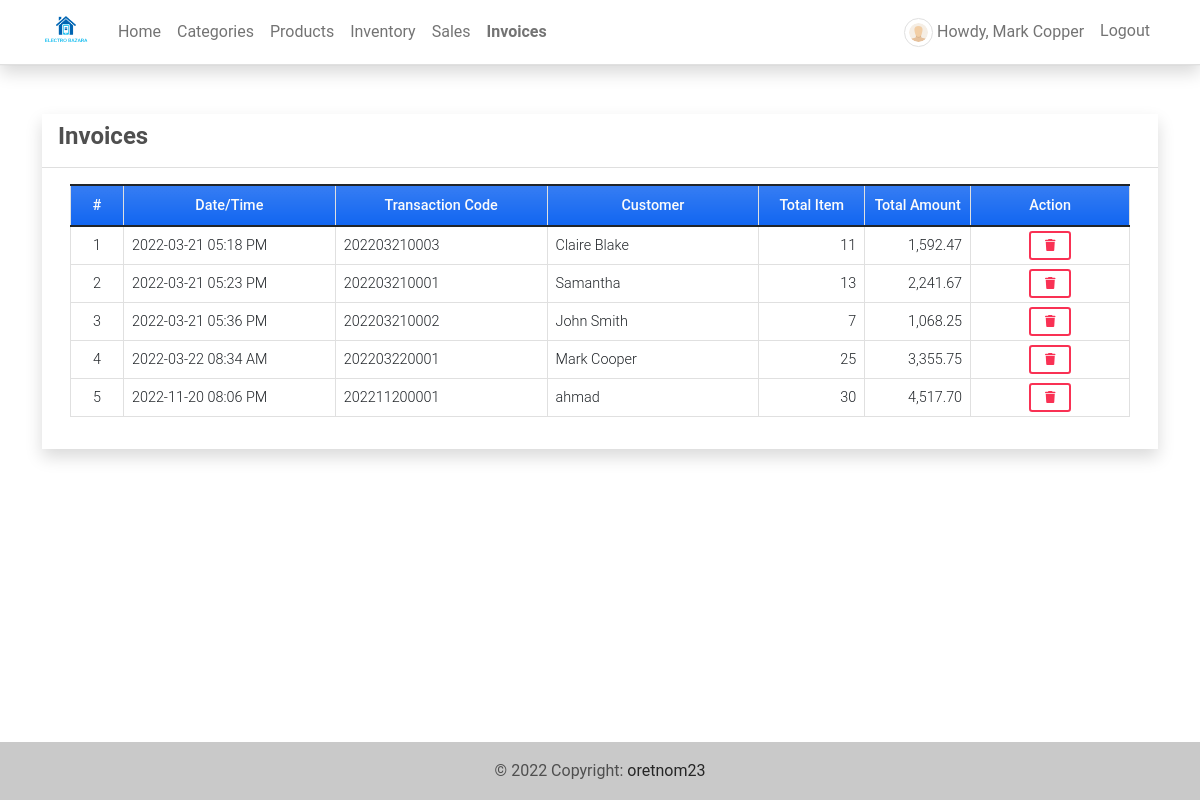
The page /invoices (signed in) on the database as committed earlier.
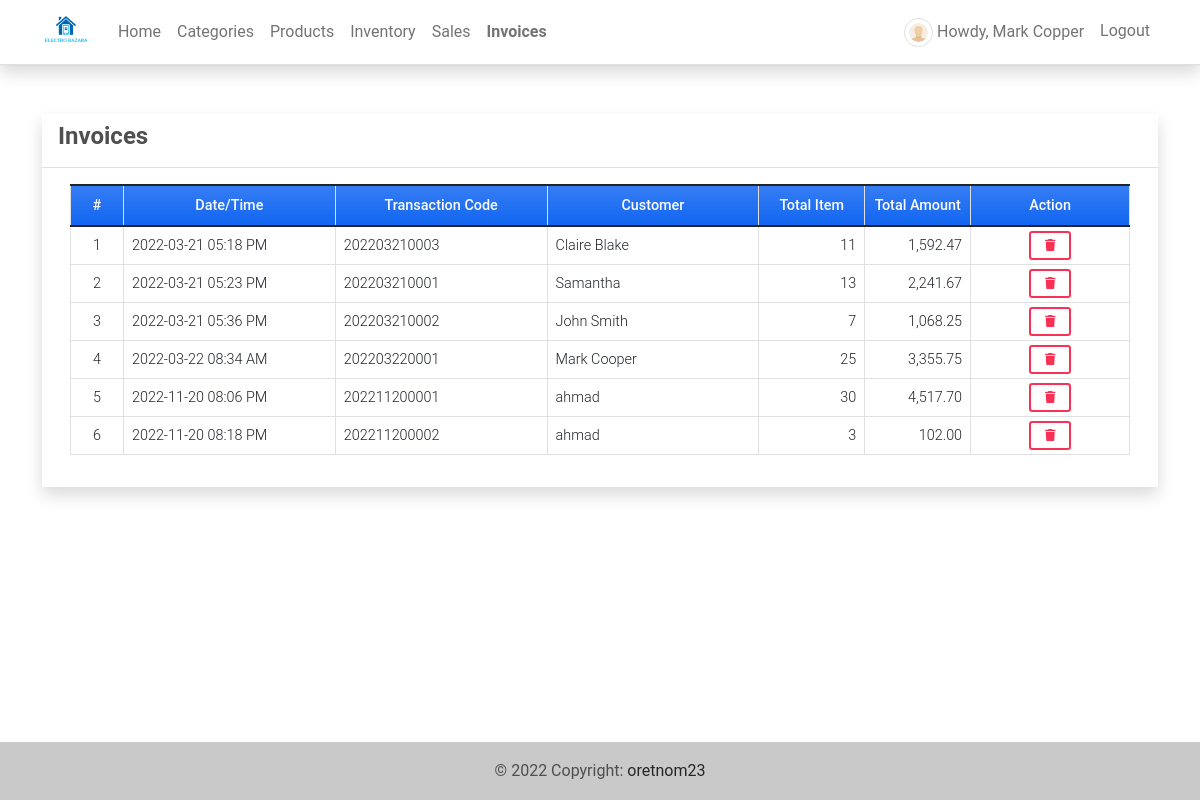
The same page on the database as committed later.
### imsApp/models.py (models this page shows, shortened)
class Invoice(models.Model):
    transaction = models.CharField(max_length=250)
    customer = models.CharField(max_length=250)
    total = models.FloatField(default=0)
    date_created = models.DateTimeField(default=timezone.now)
    date_updated = models.DateTimeField(auto_now=True)
    def item_count(self):
        return Invoice_Item.objects.filter(invoice=self).aggregate(Sum('quantity'))['quantity__sum']

### imsApp/views.py (the view)
# urls.py: path('invoices', views.invoices, name='invoice-page'),
@login_required
def invoices(request):
    invoice = Invoice.objects.all()
    context['page_title'] = 'Invoices'
    context['invoices'] = invoice
    return render(request, 'invoices.html', context)

### imsApp/templates/invoices.html (shortened to what this page needs)
{% extends 'base.html' %} {% load humanize %} {% block pageContent %}
<div class="col-lg-12 col-md-12 col-sm-12 col-xs-12">
    <div class="card card-default rounded-0 shadow ">
        <div class="card-header">
            <div class="d-flex w-100 align-items-center justify-content-between">
                <h4 class="card-title fw-bold">Invoices</h4>
            </div>
        </div>
        <div class="card-body">
            <div class="container-fluid">
                <table class="table table-bordered" id="invoice-list">
                    <colgroup>
                        <col width="5%">
                        <col width="20%">
                        <col width="20%">
                        <col width="20%">
                        <col width="10%">
                        <col width="10%">
                        <col width="15%">
                    </colgroup>
                    <thead>
                        <tr class="bg-gradient bg-primary bg-opacity-50 text-light">
                            <th class="px-2 py-2 text-center">#</th>
                            <th class="px-2 py-2 text-center">Date/Time</th>
                            <th class="px-2 py-2 text-center">Transaction Code</th>
                            <th class="px-2 py-2 text-center">Customer</th>
                            <th class="px-2 py-2 text-center">Total Item</th>
                            <th class="px-2 py-2 text-center">Total Amount</th>
                            <th class="px-2 py-2 text-center">Action</th>
                        </tr>
                    </thead>
                    <tbody>
                        {% for invoice in invoices %}
                        <tr>
                            <td class="px-2 py-1 align-middle text-center">{{ forloop.counter }}</td>
                            <td class="px-2 py-1 align-middle">{{ invoice.date_created|date:"Y-m-d h:i A" }}</td>
                            <td class="px-2 py-1 align-middle">{{ invoice.transaction }}</td>
                            <td class="px-2 py-1 align-middle">{{ invoice.customer }}</td>
                            <td class="px-2 py-1 align-middle text-end">{{ invoice.item_count|floatformat:0|intcomma }}</td>
                            <td class="px-2 py-1 align-middle text-end">{{ invoice.total|floatformat:2|intcomma }}</td>
                            <td class="px-2 py-1 align-middle text-center">
                                <button class="btn btn-outline-danger btn-sm delete-data" type="button" data-id="{{ invoice.pk }}" title="Delete">
                                    <i class="fa fa-trash"></i>
                                </button>
                            </td>
                        </tr>
                        {% endfor %}
                    </tbody>
                </table>
            </div>
        </div>
    </div>
</div>
{% endblock pageContent %}

### imsApp/templates/base.html (shortened to what this page needs)
{% load static %}
<!DOCTYPE html>
<html lang="en">
<head>
    <link rel="stylesheet" href="{% static 'assets/font-awesome/css/all.min.css' %}">
    <link rel="stylesheet" href="{% static 'assets/bootstrap/css/bootstrap.min.css' %}">
    <link rel="stylesheet" href="{% static 'assets/select2/dist/css/select2.min.css' %}">
    <link rel="stylesheet" href="{% static 'assets/mdb-blogtemplate/css/mdb.min.css' %}" />
    <link rel="stylesheet" href="{% static 'assets/DataTables/datatables.min.css' %}" />
    <link rel="stylesheet" href="{% static 'assets/default/css/style.css' %}">
</head>
<body class="">
    {% block TopNavigation %} {% include "TopNavigation.html" %} {% endblock TopNavigation %}
    <main class="py-5">
        <div class="container mb-3">
             {% block pageContent %} {% endblock pageContent %}
        </div>
    </main>
    <footer class="bg-light text-lg-start">
        <div class="text-center p-3" style="background-color: rgba(0, 0, 0, 0.2);">
            © {% now 'Y' %} Copyright:
            <a class="text-dark" href="https://sourcecodester.com/tips23" target="_blank">oretnom23</a>
        </div>
    </footer>
</body>
</html>

### imsApp/templates/topNavigation.html (shortened to what this page needs)
{% load static %}
<header>
    <nav class="navbar navbar-expand-lg navbar-light bg-white fixed-top shadow border-bottom">
        <div class="container">
            <a class="navbar-brand" target="_blank" href="{% url 'home-page' %}">
                <img src="{{ MEDIA_URL }}/default/logo.png" height="16" alt="{{ MEDIA_URL }}" loading="lazy" style="margin-top: -3px;" />
            </a>
            <div class="collapse navbar-collapse" id="navbarExample01">
                <ul class="navbar-nav me-auto mb-2 mb-lg-0" id="topNav">
                    {% if user.id %}
                    <li class="nav-item">
                        <a class="nav-link" aria-current="page" href="{% url 'home-page' %}">Home</a>
                    </li>
                    <li class="nav-item">
                        <a class="nav-link" aria-current="page" href="{% url 'category-page' %}">Categories</a>
                    </li>
                    <li class="nav-item">
                        <a class="nav-link" aria-current="page" href="{% url 'product-page' %}">Products</a>
                    </li>
                    <li class="nav-item">
                        <a class="nav-link" aria-current="page" href="{% url 'inventory-page' %}">Inventory</a>
                    </li>
                    <li class="nav-item">
                        <a class="nav-link" aria-current="page" href="{% url 'sales-page' %}">Sales</a>
                    </li>
                    <li class="nav-item">
                        <a class="nav-link" aria-current="page" href="{% url 'invoice-page' %}">Invoices</a>
                    </li>
                    {% endif %}
                </ul>
                <ul class="navbar-nav d-flex flex-row">
                    {% if user.id %} {% if user.profile.user_type == 1 %} {% endif %}
                    <li class="nav-item me-3 me-lg-0">
                        <a class="nav-link" href="{% url 'profile' %}">
                            <span class="me-1"><img src="{{ MEDIA_URL }}/default/default-avatar.png" alt="User Avatar" id="user-avatar" class="img-thumbnail rounded-circle"></span>Howdy, {{ user.first_name }} {{user.last_name}}
                        </a>
                    </li>
                    <li class="nav-item me-3 me-lg-0">
                        <a class="nav-link" href="{% url 'logout' %}">Logout</a>
                    </li>
                    {% endif %}
                </ul>
            </div>
        </div>
    </nav>
</header>

### static/assets/default/css/style.css (style rules this page uses)
html, body { height: 100%; width: 100%; max-height: 100%; overflow: auto; display: flex; flex-direction: column; }
body>header { flex-shrink: auto; }
body>main { flex-shrink: auto; flex-grow: auto; overflow: auto; }
body>footer { flex-shrink: auto; position: absolute; bottom: 0; left: 0; width: calc(100%); }
#user-avatar { width: 1.8rem; height: 1.8rem; object-fit: scale-down; object-position: center center; }
.navbar-brand>img { height: 2em; }
.nav-item.active a.nav-link { font-weight: bolder !important; }

Rows that differ between the two databases and show on the page:
added Invoice: date_created "2022-11-20 08:18 PM", transaction "202211200002", customer "ahmad", item_count "3", total "102.00"
